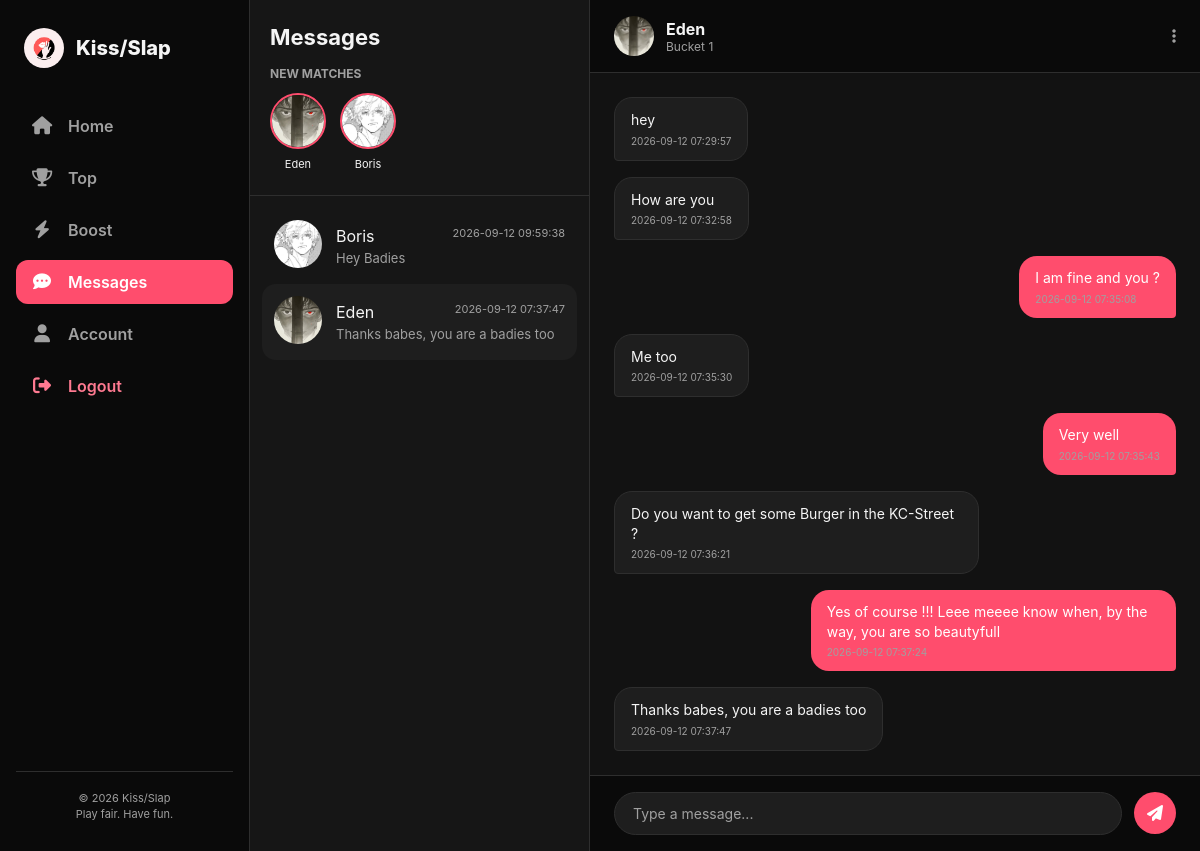
Page /messages?conversation_id=26 (signed in) on the committed database.
### tables this page shows
CREATE TABLE users (
    id INTEGER PRIMARY KEY AUTOINCREMENT,
    name TEXT NOT NULL,
    age INTEGER NOT NULL,
    location TEXT NOT NULL,
    image_url TEXT NOT NULL,
    email TEXT UNIQUE,
    password_hash TEXT,
    profile_handle TEXT,
    kisses INTEGER NOT NULL DEFAULT 0,
    slaps INTEGER NOT NULL DEFAULT 0,
    elo INTEGER NOT NULL DEFAULT 1000,
    bucket INTEGER NOT NULL DEFAULT 1
, sex TEXT, love INTEGER DEFAULT 0, dark INTEGER DEFAULT 0, elo_temp INTEGER DEFAULT 0, temp_boost_expires DATETIME, shield_charges INTEGER DEFAULT 0, double_edge_expires DATETIME);

CREATE TABLE conversations (
    id INTEGER PRIMARY KEY AUTOINCREMENT,
    name TEXT NOT NULL,
    image_url TEXT NOT NULL,
    last_message TEXT NOT NULL,
    last_message_time TEXT NOT NULL,
    unread INTEGER NOT NULL DEFAULT 0,
    is_online INTEGER NOT NULL DEFAULT 0
, sender_id INTEGER, receiver_id INTEGER);

CREATE TABLE messages (
    id INTEGER PRIMARY KEY AUTOINCREMENT,
    conversation_id INTEGER NOT NULL,
    sender TEXT NOT NULL,
    body TEXT NOT NULL,
    sent_at TEXT NOT NULL, sender_id INTEGER, receiver_id INTEGER,
    FOREIGN KEY (conversation_id) REFERENCES conversations(id)
);

### app.py (the view)
@app.get("/messages")
@login_required
def messages():
    user_id = current_user_id()
    matches = rows("""
        SELECT distinct u.id AS user_id, u.name, u.bucket, u.image_url AS image
        FROM matches m
        JOIN users u ON u.id = CASE WHEN m.sender_id = :current_user THEN m.receiver_id ELSE m.sender_id END
        WHERE m.sender_id = :current_user OR m.receiver_id = :current_user
        ORDER BY m.id
    """, {"current_user": user_id})
    conversations = rows("""
        SELECT c.id, u.id AS contact_id, u.name, u.bucket, u.image_url AS image,
        c.last_message AS message, c.last_message_time AS time, c.unread,
        c.is_online AS online, COUNT(m.id) AS message_count
        FROM conversations c
        JOIN users u ON u.id = CASE WHEN c.sender_id = :current_user THEN c.receiver_id ELSE c.sender_id END
        LEFT JOIN messages m ON m.conversation_id = c.id
        WHERE c.sender_id = :current_user OR c.receiver_id = :current_user
        GROUP BY c.id, u.id
        HAVING NOT EXISTS (
            SELECT 1
            FROM conversations newer
            LEFT JOIN messages newer_messages ON newer_messages.conversation_id = newer.id
            WHERE ((newer.sender_id = :current_user AND newer.receiver_id = u.id)
                OR (newer.sender_id = u.id AND newer.receiver_id = :current_user))
            GROUP BY newer.id
            HAVING COUNT(newer_messages.id) > COUNT(m.id)
                OR (COUNT(newer_messages.id) = COUNT(m.id) AND newer.id > c.id)
        )
        ORDER BY c.last_message_time DESC, c.id DESC
    """, {"current_user": user_id})
    selected_id = request.args.get("conversation_id", type=int)
    selected = None
    if selected_id is not None:
        selected = next((item for item in conversations if item["id"] == selected_id), None)
    chat_messages = []
    if selected:
        chat_messages = rows("""
            SELECT sender_id, receiver_id, body, sent_at
            FROM messages WHERE conversation_id = :conversation_id ORDER BY id
        """, {"conversation_id": selected["id"]})
    return render_template(
        "messages.html",
        active_page="messages",
        matches=matches,
        conversations=conversations,
        selected_conversation=selected,
        chat_messages=chat_messages,
        current_user_id=user_id
    )

### app.py (called while the page is built)
def rows(sql, params=None):
	result = db.session.execute(text(sql), params or {})
	return [dict(row) for row in result.mappings()]

def media_url(filename):
	if not filename:
		return url_for("static", filename="logo.png")
	return url_for("uploaded_image", filename=filename)

def current_user_id():
	return session.get("user_id", CURRENT_USER_ID)

def login_required(view):
	@wraps(view)
	def wrapped_view(*args, **kwargs):
		if "user_id" not in session:
			return redirect(url_for("login", next=request.path))
		return view(*args, **kwargs)
	return wrapped_view

@app.context_processor
def shared_navigation():
	return {
		"nav_items": [
			{"key": "home", "label": "Home", "href": url_for("home"), "icon": "fa-house"},
			{"key": "top", "label": "Top", "href": url_for("top"), "icon": "fa-trophy"},
			{"key": "boost", "label": "Boost", "href": url_for("boost"), "icon": "fa-bolt"},
			{"key": "messages", "label": "Messages", "href": url_for("messages"), "icon": "fa-comment-dots"},
			{"key": "account", "label": "Account", "href": url_for("account"), "icon": "fa-user"},
		],
		"logout_url": url_for("logout"),
		"logo_url": url_for("static", filename="logo.png"),
		"media_url": media_url,
	}

### templates/messages.html (shortened to what this page needs)
{% extends "index.html" %}
{% block page_class %}page-messages{% endblock %}
{% block content %}
  <div class="chat-sidebar">
    <div class="chat-sidebar-header">
      <h2>Messages</h2>
      <div class="matches-section">
        <div class="section-label">New Matches</div>
        <div class="matches-row">
          {% for match in matches|default([
            {'name': 'Clara', 'image': 'https://images.unsplash.com/photo-1517841905240-472988babdf9?w=200'},
            {'name': 'Emma', 'image': 'https://images.unsplash.com/photo-1524504388940-b1c1722653e1?w=200'},
            {'name': 'Julien', 'image': 'https://images.unsplash.com/photo-1500648767791-00dcc994a43e?w=200'}
          ]) %}
            <div class="match-avatar-wrapper">
              <a href="{{ url_for('profile', user_id=match.user_id) }}" class="match-profile-link">
                <img src="{{ media_url(match.image) }}" class="match-avatar" alt="{{ match.name }}">
                <div class="match-name">{{ match.name }}</div>
              </a>
            </div>
          {% endfor %}
        </div>
      </div>
    </div>
    <div class="conversations-list">
      {% for conversation in conversations|default([
        {'name': 'Sophie', 'image': 'https://images.unsplash.com/photo-1534528741775-53994a69daeb?w=200', 'time': '14:32', 'message': 'Hey! Liked your photo in Paris', 'unread': 2, 'online': true},
        {'name': 'Lucas', 'image': 'https://images.unsplash.com/photo-1507003211169-0a1dd7228f2d?w=200', 'time': 'Yesterday', 'message': 'You owe me a kiss for that slap!', 'unread': 0, 'online': false}
      ]) %}
        <div class="conv-item{% if selected_conversation and selected_conversation.id == conversation.id %} active{% endif %}" onclick="window.location.href='{{ url_for('messages', conversation_id=conversation.id) }}'">
          <div class="conv-avatar-wrapper">
            <img src="{{ media_url(conversation.image) }}" class="conv-avatar" alt="{{ conversation.name }}">
          </div>
          <div class="conv-details">
            <div class="conv-top-row">
              <span class="conv-name">{{ conversation.name }}</span>
              <span class="conv-time">{{ conversation.time }}</span>
            </div>
            <div class="conv-last-msg">{{ conversation.message }}</div>
          </div>
        </div>
      {% endfor %}
    </div>
  </div>
<div class="chat-area{% if selected_conversation %} active{% endif %}" id="chat-window">
    {% if selected_conversation %}
      <div class="chat-header">
        <div class="chat-header-user">
          <img src="{{ media_url(selected_conversation.image) }}" id="chat-user-img" alt="User">
          <div>
            <h3 id="chat-user-name">{{ selected_conversation.name }}</h3>
            <p id="chat-user-status">Bucket {{ selected_conversation.bucket }}{% if selected_conversation.online %} - Online{% endif %}</p>
          </div>
        </div>
        <i class="fa-solid fa-ellipsis-vertical chat-menu-icon"></i>
      </div>
      <div class="messages-container" id="messages-box">
        {% for message in chat_messages|default([]) %}
          <div class="msg-bubble{% if message.sender_id == current_user_id %} sent{% else %} received{% endif %}">
            {{ message.body }}
            <div class="msg-time">{{ message.sent_at }}</div>
          </div>
        {% else %}
          <p class="empty-state">No messages yet.</p>
        {% endfor %}
      </div>
      <form class="chat-input-bar" method="post" action="{{ url_for('send_message', conversation_id=selected_conversation.id) }}">
        <input type="text" name="body" placeholder="Type a message..." required>
        <button class="btn-send" type="submit"><i class="fa-solid fa-paper-plane"></i></button>
      </form>
    {% else %}
      <div class="no-chat-selected" style="display: flex; align-items: center; justify-content: center; height: 100%; color: #888;">
        <p>Select a conversation to start a chat.</p>
      </div>
    {% endif %}
  </div>
{% endblock %}

### static/styles.css (style rules this page uses)
:root { --kiss-color: #FF4D6D; --slap-color: #1A1A1A; --accent-color: #FFD60A; --elixir-color: #A855F7; --bg-color: #121212; --card-bg: #1E1E1E; --text-main: #F5F5F5; --text-sub: #A0A0A0; --border-color: #2E2E2E; --sidebar-width: 250px; }
* { box-sizing: border-box; margin: 0; padding: 0; font-family: -apple-system, BlinkMacSystemFont, "Segoe UI", Roboto, Helvetica, Arial, sans-serif; }
body { background-color: var(--bg-color); color: var(--text-main); }
button, a, input { font: inherit; }
.page-app { display: flex; min-height: 100vh; overflow-x: hidden; }
.page-messages .chat-sidebar { width: 340px; border-right: 1px solid var(--border-color); display: flex; flex-direction: column; background: #161616; flex-shrink: 0; }
.page-messages .chat-sidebar-header { padding: 24px 20px 16px; border-bottom: 1px solid var(--border-color); }
.page-messages .chat-sidebar-header h2 { font-size: 22px; margin-bottom: 16px; }
.page-messages .section-label { font-size: 12px; font-weight: 700; color: var(--text-sub); text-transform: uppercase; margin-bottom: 12px; }
.page-messages .matches-row { display: flex; gap: 14px; overflow-x: auto; padding-bottom: 8px; }
.page-messages .match-avatar-wrapper { flex-shrink: 0; text-align: center; }
.page-messages .match-avatar { width: 56px; height: 56px; border-radius: 50%; object-fit: cover; border: 2px solid var(--kiss-color); }
.page-messages .match-name { font-size: 11px; margin-top: 4px; }
.page-messages .conversations-list { flex: 1; overflow-y: auto; padding: 12px; }
.page-messages .conv-item { display: flex; align-items: center; gap: 14px; padding: 12px; border-radius: 14px; cursor: pointer; }
.page-messages .conv-item:hover, .page-messages .conv-item.active { background: var(--card-bg); }
.page-messages .conv-avatar-wrapper { position: relative; }
.page-messages .conv-avatar { width: 48px; height: 48px; border-radius: 50%; object-fit: cover; }
.page-messages .conv-details { flex: 1; min-width: 0; }
.page-messages .conv-top-row { display: flex; justify-content: space-between; margin-bottom: 4px; }
.page-messages .conv-time { font-size: 11px; color: var(--text-sub); }
.page-messages .conv-last-msg { font-size: 13px; color: var(--text-sub); white-space: nowrap; overflow: hidden; text-overflow: ellipsis; }
.page-messages .chat-area { flex: 1; display: flex; flex-direction: column; background: var(--bg-color); }
.page-messages .chat-header { padding: 16px 24px; border-bottom: 1px solid var(--border-color); display: flex; align-items: center; justify-content: space-between; background: #0A0A0A; }
.page-messages .chat-header-user { display: flex; align-items: center; gap: 12px; }
.page-messages .chat-header-user img { width: 40px; height: 40px; border-radius: 50%; object-fit: cover; }
.page-messages .chat-header-user h3 { font-size: 16px; font-weight: 700; }
.page-messages .chat-header-user p { font-size: 12px; color: var(--text-sub); }
.page-messages .messages-container { flex: 1; overflow-y: auto; padding: 24px; display: flex; flex-direction: column; gap: 16px; }
.page-messages .msg-bubble { max-width: 65%; padding: 12px 16px; border-radius: 18px; font-size: 14px; line-height: 1.4; position: relative; }
.page-messages .msg-bubble.received { align-self: flex-start; background: var(--card-bg); border-bottom-left-radius: 4px; border: 1px solid var(--border-color); }
.page-messages .msg-bubble.sent { align-self: flex-end; background: var(--kiss-color); color: #FFF; border-bottom-right-radius: 4px; }
.page-messages .msg-time { font-size: 10px; color: var(--text-sub); margin-top: 4px; }
.page-messages .chat-input-bar { padding: 16px 24px; border-top: 1px solid var(--border-color); background: #0A0A0A; display: flex; align-items: center; gap: 12px; }
.page-messages .chat-input-bar input { flex: 1; min-width: 0; background: var(--card-bg); border: 1px solid var(--border-color); padding: 12px 18px; border-radius: 24px; color: var(--text-main); font-size: 14px; outline: none; }
.page-messages .chat-input-bar input::placeholder { color: var(--text-sub); }
.page-messages .btn-send { background: var(--kiss-color); color: #FFF; border: 0; width: 42px; height: 42px; border-radius: 50%; display: flex; align-items: center; justify-content: center; cursor: pointer; transition: transform 0.1s; }
.page-messages .chat-menu-icon { color: var(--text-sub); cursor: pointer; }
.match-profile-link { color: inherit; text-decoration: none; }

### rows in the picture
users: image_url (picture), name "Eden", bucket "1"
users: image_url (picture), name "Boris"
conversations: image_url (picture), name "Boris", time "2026-09-12 09:59:38", message "Hey Badies"
conversations: image_url (picture), name "Eden", time "2026-09-12 07:37:47", message "Thanks babes, you are a badies too"
messages: body "hey", sent_at "2026-09-12 07:29:57"
messages: body "How are you", sent_at "2026-09-12 07:32:58"
messages: body "I am fine and you ?", sent_at "2026-09-12 07:35:08"
messages: body "Me too", sent_at "2026-09-12 07:35:30"
messages: body "Very well", sent_at "2026-09-12 07:35:43"
messages: body "Do you want to get some Burger in the KC-Street ?", sent_at "2026-09-12 07:36:21"
messages: body "Yes of course !!! Leee meeee know when, by the way, you are so beautyfull", sent_at "2026-09-12 07:37:24"
messages: body "Thanks babes, you are a badies too", sent_at "2026-09-12 07:37:47"

### other values in the picture
{{ item.label }} "Home" "Top" "Boost" "Messages" "Account"
